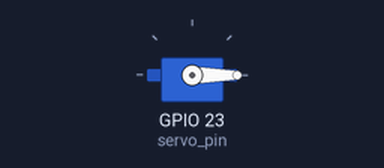
This program was run on a simulated ESP32 board running MicroPython. Shown: servo. Servo angles are drawn from the pulse width (0.5 ms = 0°, 2.5 ms = 180°).

Above: at 0.05 s.
At 1.5 s:
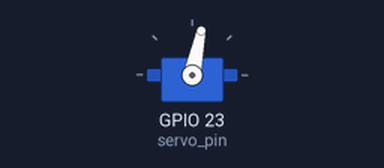
At 3.0 s:
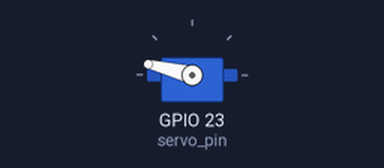
Timing chart, 0 to 6.9 s (numbered marks = the images above):
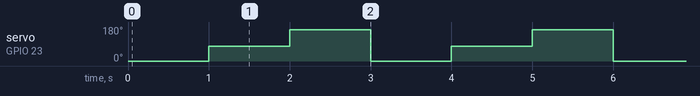

The program:

180servo.py
```python
# 1. import statements
from machine import Pin, PWM
import time

# 2. functions and variables
# Define the GPIO pin for the servo signal
servo_pin = Pin(23)

# Create a PWM object
# Servos typically require a 50Hz frequency
pwm = PWM(servo_pin, freq=50)

# Function to set the servo angle
def set_servo_angle(angle):
    # Map the angle (0-180) to the appropriate PWM duty cycle
    # These values are typical for SG90 servos, adjust if needed
    # 0 degrees: duty ~20 (approx 1ms pulse)
    # 90 degrees: duty ~70 (approx 1.5ms pulse)
    # 180 degrees: duty ~120 (approx 2ms pulse)

    # Calculate duty based on angle (linear mapping)
    duty = int(20 + (angle / 180) * 100)
    pwm.duty(duty)

# 3. main loop
try:
    while True:
        set_servo_angle(0)   # Move to 0 degrees
        time.sleep(1)
        set_servo_angle(90)  # Move to 90 degrees
        time.sleep(1)
        set_servo_angle(180) # Move to 180 degrees
        time.sleep(1)

except KeyboardInterrupt:
    pwm.deinit() # De-initialize PWM on exit
```

Measured:
- by itself, servo on GPIO 23 (servo_pin): repeats every 3.0 s: 166° 1.0 s, 0° 1.0 s, 78° 1.0 s
